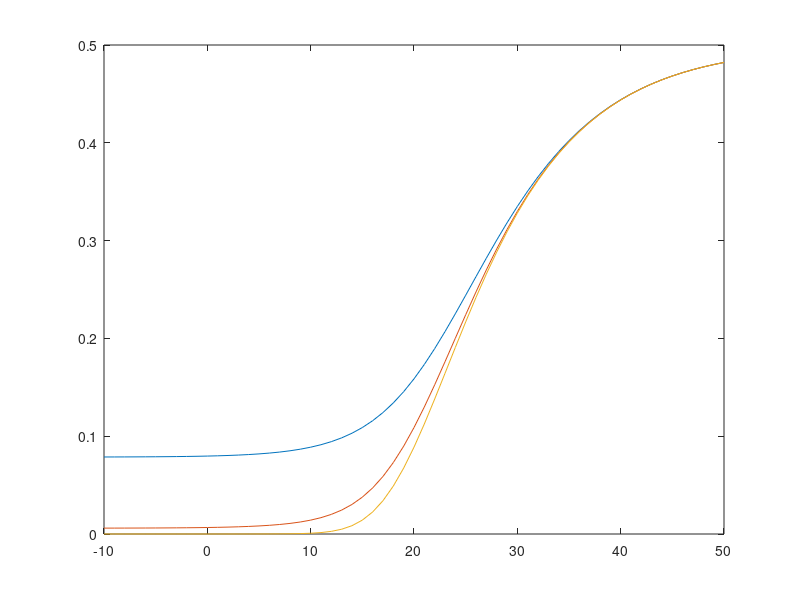

Reproduce this figure in MATLAB.
clear
i = 1;
k = 1;
gp = 100;
for v = -20:5:-10
    vs = 10^(v/10);
    for x = -10:1:50
        xs = 10^(x/10);
        pe(i,k) = qfunc(sqrt(2*gp /( 1/vs + xs)));
        k = k + 1;
    end
    i = i + 1;
    k = 1;
end
% pe = 10*log10(pe);
x = -10:1:50;
plot(x,pe(1,:),x,pe(2,:),x,pe(3,:))
